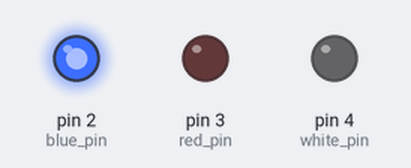
Simulated run of this sketch. Board: Arduino Uno, built with avr-gcc and run on an emulated ATmega328P. On the bench: output pins drawn as LEDs (lit = HIGH).

Above: at 0.5 s.
At 1.5 s:
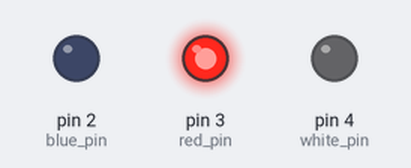
At 5.5 s:
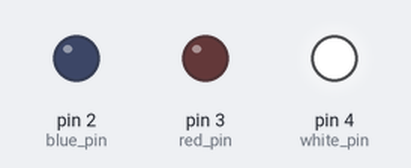
Timing chart, 0 to 6.9 s (numbered marks = the images above):
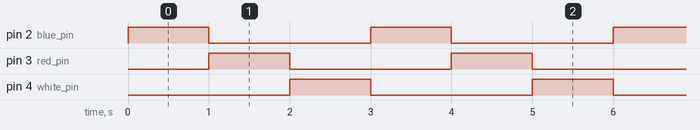

The sketch:

code.ino
```cpp
int blue_pin = 2;
int red_pin = 3;
int white_pin = 4;

void setup(){
  pinMode(blue_pin, OUTPUT);
  pinMode(red_pin, OUTPUT);
  pinMode(white_pin, OUTPUT);
}

void loop(){
  digitalWrite(blue_pin, HIGH);
  digitalWrite(red_pin, LOW);
  digitalWrite(white_pin, LOW);
  delay(1000);

  digitalWrite(blue_pin, LOW);
  digitalWrite(red_pin, HIGH);
  digitalWrite(white_pin, LOW);
  delay(1000);

  digitalWrite(blue_pin, LOW);
  digitalWrite(red_pin, LOW);
  digitalWrite(white_pin, HIGH);
  delay(1000);
}
```

Measured:
- by itself, pin 2 (blue_pin), pin 3 (red_pin), pin 4 (white_pin): alternates HIGH for 1.0 s and LOW for 2.0 s
- by itself, everything shown: repeats every 3.0 s, in 3 steps
